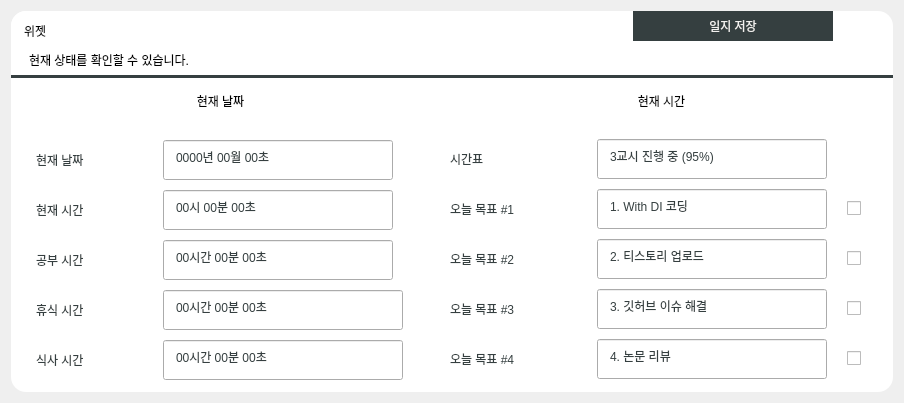
      <widget class="QWidget" name="tab_3">
       <attribute name="title">
        <string>위젯</string>
       </attribute>
       <layout class="QGridLayout" name="gridLayout_27">
        <item row="0" column="0">
         <widget class="QFrame" name="verticalFrame_7">
          <property name="styleSheet">
           <string notr="true">QFrame{
	border-radius: 15px;
	background-color: white;
}</string>
          </property>
          <layout class="QVBoxLayout" name="verticalLayout_8" stretch="0,1,8">
           <property name="leftMargin">
            <number>0</number>
           </property>
           <property name="topMargin">
            <number>0</number>
           </property>
           <property name="rightMargin">
            <number>0</number>
           </property>
           <property name="bottomMargin">
            <number>0</number>
           </property>
           <item>
            <layout class="QGridLayout" name="gridLayout_22">
             <property name="topMargin">
              <number>0</number>
             </property>
             <property name="rightMargin">
              <number>30</number>
             </property>
             <property name="horizontalSpacing">
              <number>0</number>
             </property>
             <property name="verticalSpacing">
              <number>10</number>
             </property>
             <item row="1" column="0">
              <widget class="QLabel" name="label_47">
               <property name="sizePolicy">
                <sizepolicy hsizetype="Preferred" vsizetype="Expanding">
                 <horstretch>0</horstretch>
                 <verstretch>0</verstretch>
                </sizepolicy>
               </property>
               <property name="styleSheet">
                <string notr="true">padding-left:15px;
font: 75 15px&quot;Gong Gothic&quot;;</string>
               </property>
               <property name="text">
                <string>현재 상태를 확인할 수 있습니다.</string>
               </property>
              </widget>
             </item>
             <item row="0" column="0">
              <widget class="QLabel" name="label_48">
               <property name="sizePolicy">
                <sizepolicy hsizetype="Preferred" vsizetype="Expanding">
                 <horstretch>0</horstretch>
                 <verstretch>0</verstretch>
                </sizepolicy>
               </property>
               <property name="styleSheet">
                <string notr="true">padding-top:10px;
padding-left:10px;
font: 75 30px&quot;Gong Gothic&quot;;</string>
               </property>
               <property name="text">
                <string>위젯</string>
               </property>
              </widget>
             </item>
             <item row="0" column="1">
              <widget class="QPushButton" name="start_basic_2">
               <property name="minimumSize">
                <size>
                 <width>200</width>
                 <height>30</height>
                </size>
               </property>
               <property name="maximumSize">
                <size>
                 <width>200</width>
                 <height>30</height>
                </size>
               </property>
               <property name="autoFillBackground">
                <bool>false</bool>
               </property>
               <property name="styleSheet">
                <string notr="true">QPushButton
{
	color: #F2F1EF;
	font: 20px&quot;Gong Gothic Light&quot;;
	background-color:#353F40;
	border : None;
}

QPushButton::hover
{
	color: #F2F1EF;
	font: 20px&quot;Gong Gothic Light&quot;;
	background-color:#000000;
	border :solid;
}</string>
               </property>
               <property name="text">
                <string>일지 저장</string>
               </property>
              </widget>
             </item>
             <item row="1" column="1">
              <widget class="QLabel" name="label_4">
               <property name="minimumSize">
                <size>
                 <width>230</width>
                 <height>0</height>
                </size>
               </property>
               <property name="maximumSize">
                <size>
                 <width>230</width>
                 <height>16777215</height>
                </size>
               </property>
               <property name="styleSheet">
                <string notr="true">font: 13px &quot;Gong Gothic&quot;;
color :  rgb(255, 66, 28)</string>
               </property>
               <property name="text">
                <string/>
               </property>
              </widget>
             </item>
            </layout>
           </item>
           <item>
            <widget class="Line" name="line_7">
             <property name="styleSheet">
              <string notr="true">
background-color: #353F40;</string>
             </property>
             <property name="frameShadow">
              <enum>QFrame::Plain</enum>
             </property>
             <property name="lineWidth">
              <number>1</number>
             </property>
             <property name="orientation">
              <enum>Qt::Horizontal</enum>
             </property>
            </widget>
           </item>
           <item>
            <layout class="QHBoxLayout" name="horizontalLayout_23">
             <property name="spacing">
              <number>0</number>
             </property>
             <property name="leftMargin">
              <number>0</number>
             </property>
             <property name="topMargin">
              <number>10</number>
             </property>
             <property name="rightMargin">
              <number>0</number>
             </property>
             <property name="bottomMargin">
              <number>0</number>
             </property>
             <item>
              <widget class="QGroupBox" name="groupBox_7">
               <property name="styleSheet">
                <string notr="true">

QGroupBox  {
    border:0px;
    border-radius: 15px;
}

QGroupBox::title  {
    font: 20px;
    subcontrol-position: top center;
    padding: 5px 8000px 5px 8000px;
}</string>
               </property>
               <property name="title">
                <string>현재 날짜</string>
               </property>
               <layout class="QGridLayout" name="gridLayout_23">
                <property name="topMargin">
                 <number>11</number>
                </property>
                <item row="0" column="0">
                 <layout class="QGridLayout" name="gridLayout_24">
                  <property name="sizeConstraint">
                   <enum>QLayout::SetMaximumSize</enum>
                  </property>
                  <property name="leftMargin">
                   <number>0</number>
                  </property>
                  <property name="topMargin">
                   <number>15</number>
                  </property>
                  <property name="rightMargin">
                   <number>10</number>
                  </property>
                  <property name="spacing">
                   <number>10</number>
                  </property>
                  <item row="0" column="0">
                   <widget class="QLabel" name="st_user_name_7">
                    <property name="minimumSize">
                     <size>
                      <width>130</width>
                      <height>40</height>
                     </size>
                    </property>
                    <property name="maximumSize">
                     <size>
                      <width>130</width>
                      <height>40</height>
                     </size>
                    </property>
                    <property name="autoFillBackground">
                     <bool>false</bool>
                    </property>
                    <property name="styleSheet">
                     <string notr="true">padding: 10px;;
font: 20px &quot;Gong Gothic&quot;;
color :   #353F40;</string>
                    </property>
                    <property name="text">
                     <string>현재 날짜</string>
                    </property>
                    <property name="margin">
                     <number>0</number>
                    </property>
                   </widget>
                  </item>
                  <item row="0" column="1">
                   <widget class="QLineEdit" name="current_date">
                    <property name="sizePolicy">
                     <sizepolicy hsizetype="Fixed" vsizetype="Expanding">
                      <horstretch>0</horstretch>
                      <verstretch>0</verstretch>
                     </sizepolicy>
                    </property>
                    <property name="minimumSize">
                     <size>
                      <width>200</width>
                      <height>40</height>
                     </size>
                    </property>
                    <property name="maximumSize">
                     <size>
                      <width>230</width>
                      <height>40</height>
                     </size>
                    </property>
                    <property name="styleSheet">
                     <string notr="true">padding: 10px;
font: 75 15px&quot;Gong Gothic&quot;;
color :   #353F40;</string>
                    </property>
                    <property name="text">
                     <string>0000년 00월 00초</string>
                    </property>
                    <property name="alignment">
                     <set>Qt::AlignLeading|Qt::AlignLeft|Qt::AlignVCenter</set>
                    </property>
                   </widget>
                  </item>
                  <item row="2" column="0">
                   <widget class="QLabel" name="st_user_open_3">
                    <property name="minimumSize">
                     <size>
                      <width>130</width>
                      <height>40</height>
                     </size>
                    </property>
                    <property name="maximumSize">
                     <size>
                      <width>130</width>
                      <height>40</height>
                     </size>
                    </property>
                    <property name="styleSheet">
                     <string notr="true">padding: 10px;;
font: 20px &quot;Gong Gothic&quot;;
color :   #353F40;</string>
                    </property>
                    <property name="text">
                     <string>공부 시간</string>
                    </property>
                   </widget>
                  </item>
                  <item row="1" column="0">
                   <widget class="QLabel" name="st_user_address_7">
                    <property name="minimumSize">
                     <size>
                      <width>130</width>
                      <height>40</height>
                     </size>
                    </property>
                    <property name="maximumSize">
                     <size>
                      <width>130</width>
                      <height>40</height>
                     </size>
                    </property>
                    <property name="styleSheet">
                     <string notr="true">padding: 10px;;
font: 20px &quot;Gong Gothic&quot;;
color :   #353F40;</string>
                    </property>
                    <property name="text">
                     <string>현재 시간</string>
                    </property>
                   </widget>
                  </item>
                  <item row="1" column="1">
                   <widget class="QLineEdit" name="current_time">
                    <property name="sizePolicy">
                     <sizepolicy hsizetype="Fixed" vsizetype="Fixed">
                      <horstretch>0</horstretch>
                      <verstretch>0</verstretch>
                     </sizepolicy>
                    </property>
                    <property name="minimumSize">
                     <size>
                      <width>230</width>
                      <height>40</height>
                     </size>
                    </property>
                    <property name="maximumSize">
                     <size>
                      <width>230</width>
                      <height>40</height>
                     </size>
                    </property>
                    <property name="styleSheet">
                     <string notr="true">padding: 10px;
font: 75 15px&quot;Gong Gothic&quot;;
color :   #353F40;</string>
                    </property>
                    <property name="text">
                     <string>00시 00분 00초</string>
                    </property>
                    <property name="alignment">
                     <set>Qt::AlignLeading|Qt::AlignLeft|Qt::AlignVCenter</set>
                    </property>
                   </widget>
                  </item>
                  <item row="3" column="0">
                   <widget class="QLabel" name="st_user_close_3">
                    <property name="minimumSize">
                     <size>
                      <width>130</width>
                      <height>40</height>
                     </size>
                    </property>
                    <property name="maximumSize">
                     <size>
                      <width>130</width>
                      <height>40</height>
                     </size>
                    </property>
                    <property name="styleSheet">
                     <string notr="true">padding: 10px;;
font: 20px &quot;Gong Gothic&quot;;
color :   #353F40;</string>
                    </property>
                    <property name="text">
                     <string>휴식 시간</string>
                    </property>
                   </widget>
                  </item>
                  <item row="4" column="0">
                   <widget class="QLabel" name="st_user_week_7">
                    <property name="minimumSize">
                     <size>
                      <width>130</width>
                      <height>40</height>
                     </size>
                    </property>
                    <property name="maximumSize">
                     <size>
                      <width>130</width>
                      <height>40</height>
                     </size>
                    </property>
                    <property name="styleSheet">
                     <string notr="true">padding: 10px;;
font: 20px &quot;Gong Gothic&quot;;
color :   #353F40;</string>
                    </property>
                    <property name="text">
                     <string>식사 시간</string>
                    </property>
                   </widget>
                  </item>
                  <item row="4" column="1" colspan="2">
                   <widget class="QLineEdit" name="current_meal">
                    <property name="minimumSize">
                     <size>
                      <width>0</width>
                      <height>40</height>
                     </size>
                    </property>
                    <property name="maximumSize">
                     <size>
                      <width>16777215</width>
                      <height>40</height>
                     </size>
                    </property>
                    <property name="styleSheet">
                     <string notr="true">padding: 10px;
font: 75 15px&quot;Gong Gothic&quot;;
color :   #353F40;</string>
                    </property>
                    <property name="text">
                     <string>00시간 00분 00초</string>
                    </property>
                    <property name="alignment">
                     <set>Qt::AlignLeading|Qt::AlignLeft|Qt::AlignVCenter</set>
                    </property>
                    <property name="readOnly">
                     <bool>true</bool>
                    </property>
                   </widget>
                  </item>
                  <item row="3" column="1" colspan="2">
                   <widget class="QLineEdit" name="current_break">
                    <property name="minimumSize">
                     <size>
                      <width>0</width>
                      <height>40</height>
                     </size>
                    </property>
                    <property name="maximumSize">
                     <size>
                      <width>16777215</width>
                      <height>40</height>
                     </size>
                    </property>
                    <property name="styleSheet">
                     <string notr="true">padding: 10px;
font: 75 15px&quot;Gong Gothic&quot;;
color :   #353F40;</string>
                    </property>
                    <property name="text">
                     <string>00시간 00분 00초</string>
                    </property>
                    <property name="frame">
                     <bool>true</bool>
                    </property>
                    <property name="alignment">
                     <set>Qt::AlignLeading|Qt::AlignLeft|Qt::AlignVCenter</set>
                    </property>
                    <property name="readOnly">
                     <bool>true</bool>
                    </property>
                   </widget>
                  </item>
                  <item row="2" column="1">
                   <widget class="QLineEdit" name="current_study">
                    <property name="minimumSize">
                     <size>
                      <width>0</width>
                      <height>40</height>
                     </size>
                    </property>
                    <property name="maximumSize">
                     <size>
                      <width>16777215</width>
                      <height>40</height>
                     </size>
                    </property>
                    <property name="styleSheet">
                     <string notr="true">padding: 10px;
font: 75 15px&quot;Gong Gothic&quot;;
color :   #353F40;</string>
                    </property>
                    <property name="text">
                     <string>00시간 00분 00초</string>
                    </property>
                    <property name="alignment">
                     <set>Qt::AlignLeading|Qt::AlignLeft|Qt::AlignVCenter</set>
                    </property>
                    <property name="readOnly">
                     <bool>true</bool>
                    </property>
                   </widget>
                  </item>
                 </layout>
                </item>
               </layout>
              </widget>
             </item>
             <item>
              <widget class="QGroupBox" name="groupBox_8">
               <property name="styleSheet">
                <string notr="true">

QGroupBox  {
    border:0px;
    border-radius: 15px;
	font: 75 15px&quot;Gong Gothic&quot;;
}

QGroupBox::title  {
    font: 20px;
    subcontrol-position: top center;
    padding: 5px 8000px 5px 8000px;
}</string>
               </property>
               <property name="title">
                <string>현재 시간</string>
               </property>
               <layout class="QGridLayout" name="gridLayout_25">
                <item row="0" column="0">
                 <layout class="QGridLayout" name="gridLayout_26">
                  <property name="sizeConstraint">
                   <enum>QLayout::SetMaximumSize</enum>
                  </property>
                  <property name="leftMargin">
                   <number>0</number>
                  </property>
                  <property name="topMargin">
                   <number>15</number>
                  </property>
                  <property name="rightMargin">
                   <number>10</number>
                  </property>
                  <property name="spacing">
                   <number>10</number>
                  </property>
                  <item row="2" column="1">
                   <widget class="QLineEdit" name="time_pc_2">
                    <property name="minimumSize">
                     <size>
                      <width>0</width>
                      <height>40</height>
                     </size>
                    </property>
                    <property name="maximumSize">
                     <size>
                      <width>16777215</width>
                      <height>40</height>
                     </size>
                    </property>
                    <property name="styleSheet">
                     <string notr="true">padding: 10px;
font: 75 15px&quot;Gong Gothic&quot;;
color :   #353F40;</string>
                    </property>
                    <property name="text">
                     <string>2. 티스토리 업로드</string>
                    </property>
                    <property name="readOnly">
                     <bool>true</bool>
                    </property>
                   </widget>
                  </item>
                  <item row="0" column="2">
                   <layout class="QHBoxLayout" name="horizontalLayout_17">
                    <property name="spacing">
                     <number>0</number>
                    </property>
                    <property name="leftMargin">
                     <number>10</number>
                    </property>
                    <property name="rightMargin">
                     <number>10</number>
                    </property>
                   </layout>
                  </item>
                  <item row="1" column="1">
                   <widget class="QLineEdit" name="time_output_string_2">
                    <property name="sizePolicy">
                     <sizepolicy hsizetype="Fixed" vsizetype="Fixed">
                      <horstretch>0</horstretch>
                      <verstretch>0</verstretch>
                     </sizepolicy>
                    </property>
                    <property name="minimumSize">
                     <size>
                      <width>230</width>
                      <height>40</height>
                     </size>
                    </property>
                    <property name="maximumSize">
                     <size>
                      <width>230</width>
                      <height>40</height>
                     </size>
                    </property>
                    <property name="styleSheet">
                     <string notr="true">padding: 10px;
font: 75 15px&quot;Gong Gothic&quot;;
color :   #353F40;</string>
                    </property>
                    <property name="text">
                     <string>1. With DI 코딩</string>
                    </property>
                    <property name="alignment">
                     <set>Qt::AlignLeading|Qt::AlignLeft|Qt::AlignVCenter</set>
                    </property>
                   </widget>
                  </item>
                  <item row="3" column="0">
                   <widget class="QLabel" name="st_user_close_4">
                    <property name="minimumSize">
                     <size>
                      <width>150</width>
                      <height>40</height>
                     </size>
                    </property>
                    <property name="maximumSize">
                     <size>
                      <width>130</width>
                      <height>40</height>
                     </size>
                    </property>
                    <property name="styleSheet">
                     <string notr="true">padding: 10px;;
font: 20px &quot;Gong Gothic&quot;;
color :   #353F40;</string>
                    </property>
                    <property name="text">
                     <string>오늘 목표 #3</string>
                    </property>
                   </widget>
                  </item>
                  <item row="4" column="0">
                   <widget class="QLabel" name="st_user_week_8">
                    <property name="minimumSize">
                     <size>
                      <width>150</width>
                      <height>40</height>
                     </size>
                    </property>
                    <property name="maximumSize">
                     <size>
                      <width>130</width>
                      <height>40</height>
                     </size>
                    </property>
                    <property name="styleSheet">
                     <string notr="true">padding: 10px;;
font: 20px &quot;Gong Gothic&quot;;
color :   #353F40;</string>
                    </property>
                    <property name="text">
                     <string>오늘 목표 #4</string>
                    </property>
                   </widget>
                  </item>
                  <item row="1" column="2">
                   <layout class="QHBoxLayout" name="horizontalLayout_18">
                    <property name="spacing">
                     <number>0</number>
                    </property>
                    <property name="leftMargin">
                     <number>10</number>
                    </property>
                    <property name="rightMargin">
                     <number>10</number>
                    </property>
                    <property name="bottomMargin">
                     <number>0</number>
                    </property>
                    <item>
                     <widget class="QCheckBox" name="checkBox">
                      <property name="text">
                       <string/>
                      </property>
                     </widget>
                    </item>
                   </layout>
                  </item>
                  <item row="0" column="0">
                   <widget class="QLabel" name="st_user_name_8">
                    <property name="minimumSize">
                     <size>
                      <width>150</width>
                      <height>40</height>
                     </size>
                    </property>
                    <property name="maximumSize">
                     <size>
                      <width>130</width>
                      <height>40</height>
                     </size>
                    </property>
                    <property name="autoFillBackground">
                     <bool>false</bool>
                    </property>
                    <property name="styleSheet">
                     <string notr="true">padding: 10px;;
font: 20px &quot;Gong Gothic&quot;;
color :   #353F40;</string>
                    </property>
                    <property name="text">
                     <string>시간표</string>
                    </property>
                    <property name="margin">
                     <number>0</number>
                    </property>
                   </widget>
                  </item>
                  <item row="0" column="1">
                   <widget class="QLineEdit" name="widget_timetable">
                    <property name="sizePolicy">
                     <sizepolicy hsizetype="Fixed" vsizetype="Fixed">
                      <horstretch>0</horstretch>
                      <verstretch>0</verstretch>
                     </sizepolicy>
                    </property>
                    <property name="minimumSize">
                     <size>
                      <width>230</width>
                      <height>40</height>
                     </size>
                    </property>
                    <property name="maximumSize">
                     <size>
                      <width>200</width>
                      <height>40</height>
                     </size>
                    </property>
                    <property name="styleSheet">
                     <string notr="true">padding: 10px;
font: 75 15px&quot;Gong Gothic&quot;;
color :   #353F40;</string>
                    </property>
                    <property name="text">
                     <string>3교시 진행 중 (95%)</string>
                    </property>
                    <property name="alignment">
                     <set>Qt::AlignLeading|Qt::AlignLeft|Qt::AlignVCenter</set>
                    </property>
                   </widget>
                  </item>
                  <item row="2" column="0">
                   <widget class="QLabel" name="st_user_open_4">
                    <property name="minimumSize">
                     <size>
                      <width>150</width>
                      <height>40</height>
                     </size>
                    </property>
                    <property name="maximumSize">
                     <size>
                      <width>130</width>
                      <height>40</height>
                     </size>
                    </property>
                    <property name="styleSheet">
                     <string notr="true">padding: 10px;;
font: 20px &quot;Gong Gothic&quot;;
color :   #353F40;</string>
                    </property>
                    <property name="text">
                     <string>오늘 목표 #2</string>
                    </property>
                   </widget>
                  </item>
                  <item row="1" column="0">
                   <widget class="QLabel" name="st_user_address_8">
                    <property name="minimumSize">
                     <size>
                      <width>150</width>
                      <height>40</height>
                     </size>
                    </property>
                    <property name="maximumSize">
                     <size>
                      <width>130</width>
                      <height>40</height>
                     </size>
                    </property>
                    <property name="styleSheet">
                     <string notr="true">padding: 10px;;
font: 20px &quot;Gong Gothic&quot;;
color :   #353F40;</string>
                    </property>
                    <property name="text">
                     <string>오늘 목표 #1</string>
                    </property>
                   </widget>
                  </item>
                  <item row="2" column="2">
                   <layout class="QHBoxLayout" name="horizontalLayout_14">
                    <property name="leftMargin">
                     <number>10</number>
                    </property>
                    <property name="rightMargin">
                     <number>10</number>
                    </property>
                    <item>
                     <widget class="QCheckBox" name="checkBox_2">
                      <property name="text">
                       <string/>
                      </property>
                     </widget>
                    </item>
                   </layout>
                  </item>
                  <item row="3" column="1">
                   <widget class="QLineEdit" name="time_output_live_2">
                    <property name="minimumSize">
                     <size>
                      <width>0</width>
                      <height>40</height>
                     </size>
                    </property>
                    <property name="maximumSize">
                     <size>
                      <width>16777215</width>
                      <height>40</height>
                     </size>
                    </property>
                    <property name="styleSheet">
                     <string notr="true">padding: 10px;
font: 75 15px&quot;Gong Gothic&quot;;
color :   #353F40;</string>
                    </property>
                    <property name="text">
                     <string>3. 깃허브 이슈 해결</string>
                    </property>
                    <property name="readOnly">
                     <bool>true</bool>
                    </property>
                   </widget>
                  </item>
                  <item row="4" column="1">
                   <widget class="QLineEdit" name="time_output_path_2">
                    <property name="minimumSize">
                     <size>
                      <width>0</width>
                      <height>40</height>
                     </size>
                    </property>
                    <property name="maximumSize">
                     <size>
                      <width>16777215</width>
                      <height>40</height>
                     </size>
                    </property>
                    <property name="styleSheet">
                     <string notr="true">padding: 10px;
font: 75 15px&quot;Gong Gothic&quot;;
color :   #353F40;</string>
                    </property>
                    <property name="text">
                     <string>4. 논문 리뷰</string>
                    </property>
                    <property name="alignment">
                     <set>Qt::AlignLeading|Qt::AlignLeft|Qt::AlignVCenter</set>
                    </property>
                    <property name="readOnly">
                     <bool>true</bool>
                    </property>
                   </widget>
                  </item>
                  <item row="3" column="2">
                   <layout class="QHBoxLayout" name="horizontalLayout_15">
                    <property name="leftMargin">
                     <number>10</number>
                    </property>
                    <property name="rightMargin">
                     <number>10</number>
                    </property>
                    <item>
                     <widget class="QCheckBox" name="checkBox_3">
                      <property name="text">
                       <string/>
                      </property>
                     </widget>
                    </item>
                   </layout>
                  </item>
                  <item row="4" column="2">
                   <layout class="QHBoxLayout" name="horizontalLayout_19">
                    <property name="leftMargin">
                     <number>10</number>
                    </property>
                    <property name="rightMargin">
                     <number>10</number>
                    </property>
                    <item>
                     <widget class="QCheckBox" name="checkBox_4">
                      <property name="text">
                       <string/>
                      </property>
                     </widget>
                    </item>
                   </layout>
                  </item>
                 </layout>
                </item>
               </layout>
              </widget>
             </item>
            </layout>
           </item>
          </layout>
         </widget>
        </item>
       </layout>
      </widget>
